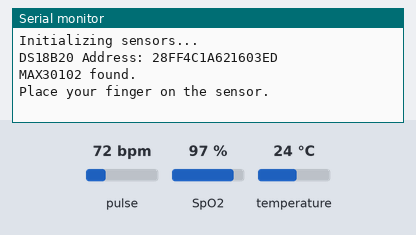
Bench run of a sketch on a simulated Arduino Mega 2560, built with avr-gcc and run on an emulated ATmega2560. On the bench: the last lines printed to the serial monitor. The test bench sets the inputs (shaded band); at power-on: SpO2 97 %, temperature 24 °C, pulse 72 bpm. Random numbers use the default seed unless the sketch sets one.

Above: at 1.3 s.
1.4 s: SpO2 set to 80 %
At 5.4 s:
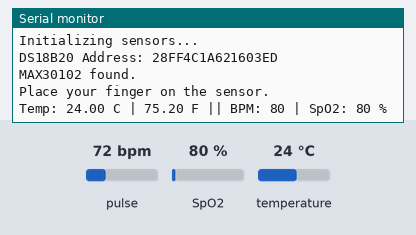
10.7 s: temperature set to 12 °C
At 11.6 s:
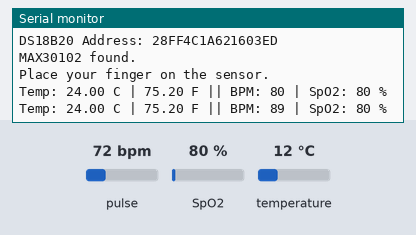
12.2 s: SpO2 set to 85 %
13.7 s: temperature set to 19 °C
At 15.4 s:
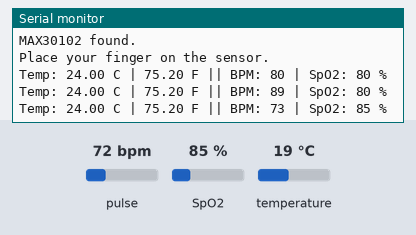

The sketch:

physiological_monitoring.ino
```cpp
#include <Wire.h>
#include <OneWire.h>
#include <DallasTemperature.h>
#include <SoftwareSerial.h>
#include "MAX30105.h"
#include "spo2_algorithm.h"

// ---------------- DS18B20 Temperature Sensor ----------------
#define ONE_WIRE_BUS 2

DeviceAddress thermometerAddress;
OneWire oneWire(ONE_WIRE_BUS);
DallasTemperature tempSensor(&oneWire);

// ---------------- Bluetooth HC-05 ----------------
// HC-05 TX -> Mega Pin 11
// HC-05 RX -> Mega Pin 12
SoftwareSerial BTSerial(11, 12); // RX, TX

// ---------------- MAX30102 SpO2 Sensor ----------------
MAX30105 particleSensor;

uint32_t irBuffer[100];
uint32_t redBuffer[100];

int32_t bufferLength;
int32_t spo2;
int8_t validSPO2;
int32_t heartRate;
int8_t validHeartRate;

int randomBPM;

// ---------------- Setup ----------------
void setup() {
  Serial.begin(115200);

  // Bluetooth
  BTSerial.begin(9600);

  Wire.begin();
  randomSeed(analogRead(A0));

  Serial.println("Initializing sensors...");
  BTSerial.println("Initializing sensors...");

  // ---------------- DS18B20 Setup ----------------
  tempSensor.begin();

  if (!tempSensor.getAddress(thermometerAddress, 0)) {
    Serial.println("DS18B20 not found. Check wiring.");
    BTSerial.println("DS18B20 not found. Check wiring.");
  } else {
    Serial.print("DS18B20 Address: ");
    printAddress(thermometerAddress);
    Serial.println();
    tempSensor.setResolution(thermometerAddress, 9);
  }

  // ---------------- MAX30102 Setup ----------------
  if (!particleSensor.begin(Wire, I2C_SPEED_STANDARD)) {
    Serial.println("MAX30102 not found. Check wiring.");
    BTSerial.println("MAX30102 not found. Check wiring.");
    while (1);
  }

  Serial.println("MAX30102 found.");
  Serial.println("Place your finger on the sensor.");

  BTSerial.println("MAX30102 found.");
  BTSerial.println("Place your finger on the sensor.");

  byte ledBrightness = 60;
  byte sampleAverage = 4;
  byte ledMode = 2;
  byte sampleRate = 100;
  int pulseWidth = 411;
  int adcRange = 4096;

  particleSensor.setup(
    ledBrightness,
    sampleAverage,
    ledMode,
    sampleRate,
    pulseWidth,
    adcRange
  );
}

// ---------------- Loop ----------------
void loop() {
  float temperatureC;
  float temperatureF;

  // ---------------- Read Temperature ----------------
  tempSensor.requestTemperatures();

  temperatureC = tempSensor.getTempC(thermometerAddress);
  temperatureF = DallasTemperature::toFahrenheit(temperatureC);

  // ---------------- Read MAX30102 Data ----------------
  bufferLength = 100;

  for (byte i = 0; i < bufferLength; i++) {
    while (!particleSensor.available()) {
      particleSensor.check();
    }

    redBuffer[i] = particleSensor.getRed();
    irBuffer[i] = particleSensor.getIR();
    particleSensor.nextSample();
  }

  // Calculate Heart Rate and SpO2
  maxim_heart_rate_and_oxygen_saturation(
    irBuffer,
    bufferLength,
    redBuffer,
    &spo2,
    &validSPO2,
    &heartRate,
    &validHeartRate
  );

  // ---------------- Create Output String ----------------
  String data = "";

  // Temperature
  data += "Temp: ";

  if (temperatureC == DEVICE_DISCONNECTED_C) {
    data += "Invalid";
  } else {
    data += String(temperatureC);
    data += " C";

    data += " | ";
    data += String(temperatureF);
    data += " F";
  }

  data += " || ";

  // Finger Detection
  if (irBuffer[99] > 50000) {

    // Random BPM for demo
    randomBPM = random(70, 93);

    data += "BPM: ";
    data += String(randomBPM);

    data += " | SpO2: ";

    if (validSPO2) {
      data += String(spo2);
      data += " %";
    } else {
      data += "Invalid";
    }

  } else {
    data += "No finger detected";
  }

  // ---------------- Send to Serial Monitor ----------------
  Serial.println(data);

  // ---------------- Send to Bluetooth ----------------
  BTSerial.println(data);

  delay(1000);
}

// ---------------- Print DS18B20 Address ----------------
void printAddress(DeviceAddress deviceAddress) {
  for (uint8_t i = 0; i < 8; i++) {
    if (deviceAddress[i] < 16)
      Serial.print("0");

    Serial.print(deviceAddress[i], HEX);
  }
}
```

Measured:
- after the input at 1.4 s, the serial monitor: prints a new line after 2.8 s (image 1)
